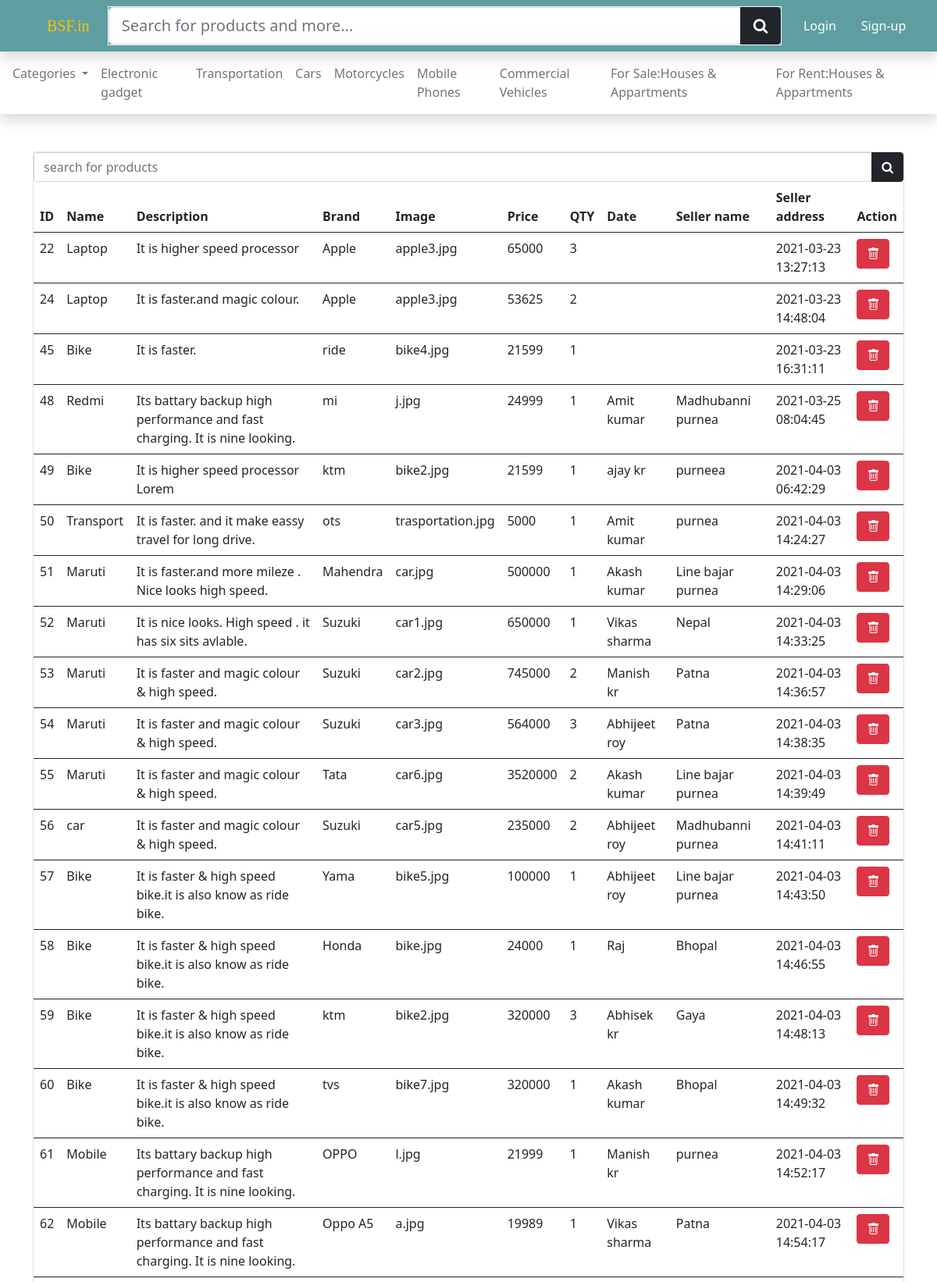
The app's page /admin/product.php (upper part) with its own data.
### tables this page shows
CREATE TABLE `category` (
  `cat_id` int(11) NOT NULL,
  `cat_title` varchar(100) NOT NULL
);

CREATE TABLE `products` (
  `p_id` int(50) NOT NULL,
  `p_name` varchar(200) NOT NULL,
  `p_desc` text NOT NULL,
  `brand` varchar(50) NOT NULL,
  `p_image` varchar(200) NOT NULL,
  `price` float NOT NULL,
  `p_cat_id` varchar(20) NOT NULL,
  `date` timestamp NOT NULL DEFAULT current_timestamp(),
  `seller_name` text NOT NULL,
  `seller_address` text NOT NULL,
  `qty` int(200) NOT NULL
);

### include/config.php (called while the page is built, shortened)
<?php
    class Work{
        private $host = "localhost";
        private $username = "root";
        private $password = "";
        private $db = "olx2";
        private $connect;
        public function __construct(){
            $this->connect = new mysqli($this->host, $this->username, $this->password, $this->db);
            if(mysqli_connect_error()){
                trigger_error("database connection failed". mysqli_connect_error());
            }
            else{
                return $this->connect;
            }
        }
        public function getData($query){
            $run = $this->connect->query($query);
            $array = [];
            if($run->num_rows > 0){
                while($row = $run->fetch_assoc()){
                    $array[] = $row;
                }
                return $array;
            }
                else{
                    echo "No records found";
                    return $array;
                }
        }
    }
    $saitama = new Work();
?>

### admin/product.php (the view, shortened to what this page needs)
<?php include "../include/header.php"; ?>
<div class="container mt-5">
  <div class="card">
  <form action="" method="get">
    <div class="input-group">
        <input type="search" name="search" placeholder="search for products" class="form-control">
        <button name="find" class="btn btn-dark"><i class="fa fa-search"></i></button>
    </div>
  </form>
<table class="table hover">
  <thead>
  <tr>
    <th>ID</th>
    <th>Name</th>
    <th>Description</th>
    <th>Brand</th>
    <th>Image</th>
    <th>Price</th>
    <th>QTY</th>
    <th>Date</th>
    <th>Seller name</th>
    <th>Seller address</th>
    <th>Action</th>
  </tr>
  </thead>
  <?php
  if(isset($_GET['search'])):
        $search = $_GET['search'];
        $record = $saitama->getData("SELECT * FROM products WHERE products.p_name LIKE '%$search%'");
  else:
     $record = $saitama->getData("SELECT * FROM products");
  endif;
     foreach($record as $r): ?>
     <tbody>
        <tr>
           <td><?= $r['p_id'];?></td>
           <td><?= $r['p_name'];?></td>
           <td><?= $r['p_desc'];?></td>
           <td><?= $r['brand'];?></td>
           <td><?= $r['p_image'];?></td>
           <td><?= $r['price'];?></td>
           <td><?= $r['qty'];?></td>
           <td><?= $r['seller_name'];?></td>
           <td><?= $r['seller_address'];?></td>
           <td><?= $r['date'];?></td>
           <td>
           <a href="product.php?delete=<?= $value[0];?>" class="btn btn-danger"><i class="bi bi-trash"></i></a>
           </td>
        </tr>
     </tbody>
     <?php endforeach; ?>
</table>
</div>
    </div>
<?php include "../include/footer.php"; ?>

### include/header.php (shortened to what this page needs)
<?php include "config.php"; ?>
<!DOCTYPE html>
<html lang="en">
<head>
    <link rel="stylesheet" href="include/style.css">
<link href="https://cdn.jsdelivr.net/npm/bootstrap@5.0.0-beta2/dist/css/bootstrap.min.css" rel="stylesheet">
<link rel="stylesheet" href="https://cdnjs.cloudflare.com/ajax/libs/font-awesome/4.7.0/css/font-awesome.min.css">
<link rel="stylesheet" href="https://cdn.jsdelivr.net/npm/bootstrap-icons@1.4.0/font/bootstrap-icons.css">
</head>
<body>
 <nav class="navbar navbar-expand-lg navbar-dark shadow main sticky-top">
     <div class="container-fluid">
     <a href="index.php" class="navbar-brand ms-5 mx-auto text-warning">BSF.in</a>
         <form action="" class="mx-auto" method="get">
            <div class="input-group input-group-lg border border-light">
                <input type="search" name="search" size="60" placeholder="Search for products and more..." class="form-control">
                <button type="submit" name="find" class="btn btn-dark"><i class="fa fa-search"></i></button>
            </div>
         </form>
         <ul class="navbar-nav me-auto">
         <?php
            if(isset($_SESSION['user'])): ?>
         <li class="nav-item mx-2"> <a href="#sell" data-bs-toggle="modal" class="btn btn-light sell px-4 border border-dark"><i class="fa fa-plus"> Sell</i></a></li>
         <li class="nav-item mx-3"><a href="logout.php" class="nav-link text-white">Logout</a></li>
         <?php else: ?>
          <li class="nav-item mx-2"><a href="login.php" class="nav-link text-white">Login</a></li>
         <li class="nav-item mx-2"><a href="signup.php" class="nav-link text-white">Sign-up</a></li>
         </ul>
         <?php endif; ?>
     </div>
 </nav>
 <nav2 class="navbar navbar-expand-lg navbar-light shadow">
    <div class="collapse navbar-collapse" id="navcollapse">
    <ul class="navbar-nav me-auto mx-2">
        <li class="nav-item dropdown">
          <a class="nav-link dropdown-toggle" href="#" id="navbarDarkDropdownMenuLink" role="button" data-bs-toggle="dropdown" aria-expanded="false">
            Categories
          </a>
        </li>
        <?php
                      $callcat = $saitama->getData("SELECT * FROM category");
                      foreach($callcat as $cat): ?>
         <li class="nav-item"><a href="index.php?cat_id=<?= $cat['cat_id'];?>" class="nav-link"><?= $cat['cat_title'];?> </a></li>
        <?php endforeach ?>
     </ul>
     </div>
 </nav2>

### include/style.css (style rules this page uses)
body { font-family: sans-serif; }
nav { background-color: cadetblue; }
.navbar-brand { font-family: fantasy; }
nav ul li a { border-radius: 50%; }

### records on screen
category: cat_title "Electronic gadget"
category: cat_title "Transportation"
category: cat_title "Cars"
category: cat_title "Motorcycles"
category: cat_title "Mobile Phones"
category: cat_title "Commercial Vehicles"
category: cat_title "For Sale:Houses & Appartments"
category: cat_title "For Rent:Houses & Appartments"
products: p_id "22", p_name "Laptop", p_desc "It is higher speed processor", brand "Apple", p_image "apple3.jpg", price "65000", qty "3", date "2021-03-23 13:27:13"
products: p_id "24", p_name "Laptop", p_desc "It is faster.and magic colour.", brand "Apple", p_image "apple3.jpg", price "53625", qty "2", date "2021-03-23 14:48:04"
products: p_id "45", p_name "Bike", p_desc "It is faster.", brand "ride", p_image "bike4.jpg", price "21599", qty "1", date "2021-03-23 16:31:11"
products: p_id "48", p_name "Redmi", p_desc "Its battary backup high performance and fast charging. It is nine looking.", brand "mi", p_image "j.jpg", price "24999", qty "1", seller_name "Amit kumar", seller_address "Madhubanni purnea", date "2021-03-25 08:04:45"
products: p_id "49", p_name "Bike", p_desc "It is higher speed processor Lorem", brand "ktm", p_image "bike2.jpg", price "21599", qty "1", seller_name "ajay kr", seller_address "purneea", date "2021-04-03 06:42:29"
products: p_id "50", p_name "Transport", p_desc "It is faster. and it make eassy travel for long drive.", brand "ots", p_image "trasportation.jpg", price "5000", qty "1", seller_name "Amit kumar", seller_address "purnea", date "2021-04-03 14:24:27"
products: p_id "51", p_name "Maruti", p_desc "It is faster.and more mileze . Nice looks high speed.", brand "Mahendra", p_image "car.jpg", price "500000", qty "1", seller_name "Akash kumar", seller_address "Line bajar purnea", date "2021-04-03 14:29:06"
products: p_id "52", p_name "Maruti", p_desc "It is nice looks. High speed . it has six sits avlable.", brand "Suzuki", p_image "car1.jpg", price "650000", qty "1", seller_name "Vikas sharma", seller_address "Nepal", date "2021-04-03 14:33:25"
products: p_id "53", p_name "Maruti", p_desc "It is faster and magic colour & high speed.", brand "Suzuki", p_image "car2.jpg", price "745000", qty "2", seller_name "Manish kr", seller_address "Patna", date "2021-04-03 14:36:57"
products: p_id "54", p_name "Maruti", p_desc "It is faster and magic colour & high speed.", brand "Suzuki", p_image "car3.jpg", price "564000", qty "3", seller_name "Abhijeet roy", seller_address "Patna", date "2021-04-03 14:38:35"
products: p_id "55", p_name "Maruti", p_desc "It is faster and magic colour & high speed.", brand "Tata", p_image "car6.jpg", price "3520000", qty "2", seller_name "Akash kumar", seller_address "Line bajar purnea", date "2021-04-03 14:39:49"
products: p_id "56", p_name "car", p_desc "It is faster and magic colour & high speed.", brand "Suzuki", p_image "car5.jpg", price "235000", qty "2", seller_name "Abhijeet roy", seller_address "Madhubanni purnea", date "2021-04-03 14:41:11"
products: p_id "57", p_name "Bike", p_desc "It is faster & high speed bike.it is also know as ride bike.", brand "Yama", p_image "bike5.jpg", price "100000", qty "1", seller_name "Abhijeet roy", seller_address "Line bajar purnea", date "2021-04-03 14:43:50"
products: p_id "58", p_name "Bike", p_desc "It is faster & high speed bike.it is also know as ride bike.", brand "Honda", p_image "bike.jpg", price "24000", qty "1", seller_name "Raj", seller_address "Bhopal", date "2021-04-03 14:46:55"
products: p_id "59", p_name "Bike", p_desc "It is faster & high speed bike.it is also know as ride bike.", brand "ktm", p_image "bike2.jpg", price "320000", qty "3", seller_name "Abhisek kr", seller_address "Gaya", date "2021-04-03 14:48:13"
products: p_id "60", p_name "Bike", p_desc "It is faster & high speed bike.it is also know as ride bike.", brand "tvs", p_image "bike7.jpg", price "320000", qty "1", seller_name "Akash kumar", seller_address "Bhopal", date "2021-04-03 14:49:32"
products: p_id "61", p_name "Mobile", p_desc "Its battary backup high performance and fast charging. It is nine looking.", brand "OPPO", p_image "l.jpg", price "21999", qty "1", seller_name "Manish kr", seller_address "purnea", date "2021-04-03 14:52:17"
products: p_id "62", p_name "Mobile", p_desc "Its battary backup high performance and fast charging. It is nine looking.", brand "Oppo A5", p_image "a.jpg", price "19989", qty "1", seller_name "Vikas sharma", seller_address "Patna", date "2021-04-03 14:54:17"
